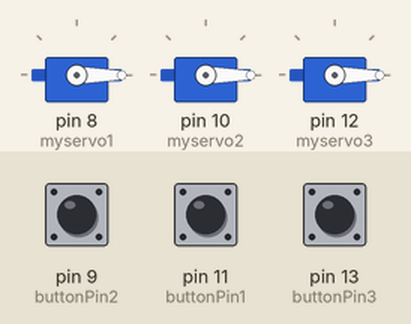
Recording of a sketch running on a simulated Arduino Uno, built with avr-gcc and run on an emulated ATmega328P. Parts: 3 × servo. The test bench sets the inputs (shaded band); at power-on: pin 9 (buttonPin2) LOW, pin 11 (buttonPin1) LOW, pin 13 (buttonPin3) LOW.

Above: at 1.2 s.
1.3 s: pin 9 (buttonPin2) pulled HIGH for 0.15 s
At 1.37 s:
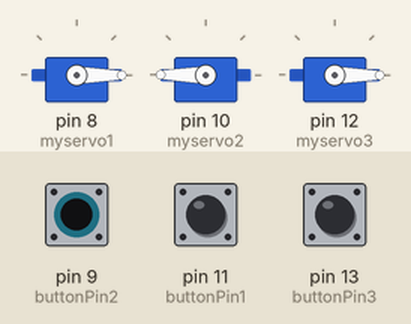
2.9 s: pin 11 (buttonPin1) pulled HIGH for 0.15 s
At 2.97 s:
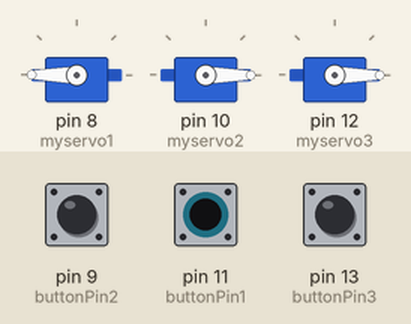
4.5 s: pin 13 (buttonPin3) pulled HIGH for 0.15 s
At 4.57 s:
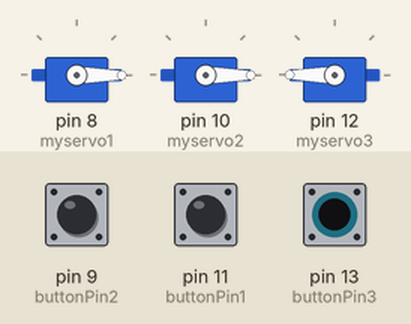
6.1 s: pin 13 (buttonPin3) pulled HIGH for 3.2 s
At 10.5 s:
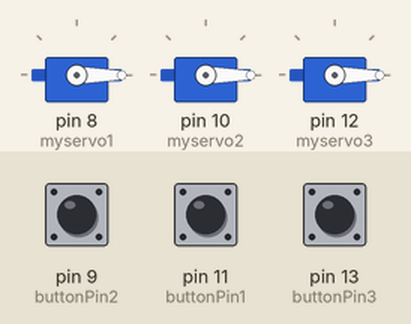
10.8 s: pin 9 (buttonPin2) pulled HIGH for 3.2 s
At 11.9 s:
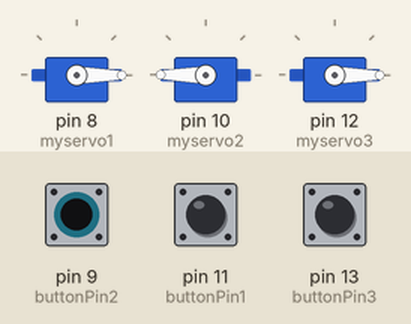
15.5 s: pin 9 (buttonPin2) driven HIGH and pin 11 (buttonPin1) driven HIGH
At 16.6 s:
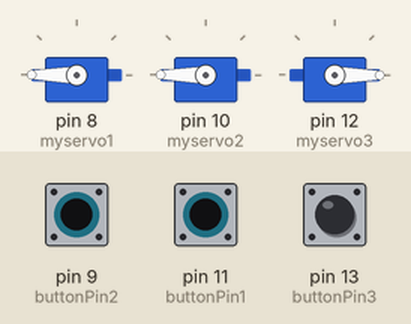
Timing chart, 0 to 18.0 s (numbered marks = the images above; inputs shaded):
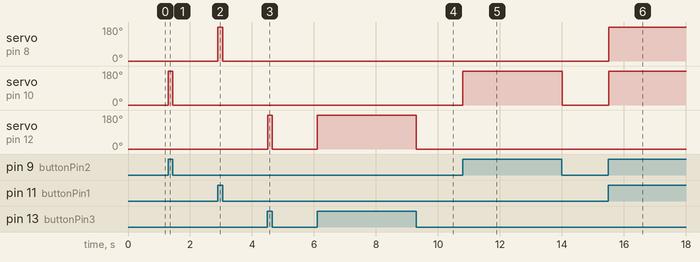

The sketch:

Servo_Code.ino
```cpp
/* Cinderella
Team Members: Priscilla Osorio and Samantha Miranda
Description: This program creates the transformations; the servos turn to reveal diferent looks
*/

#include <Servo.h>

//Servos
Servo myservo1;  //Pumpkin-Carriage
Servo myservo2;  //Mice-Horses
Servo myservo3;  //Pink-Silver

//Button-flowers for Fairy Godmother
const int buttonPin1 = 11;
const int buttonPin2 = 9;
const int buttonPin3 = 13;

void setup() {
  //Pumpkin-Carriage
  myservo1.attach(8);
  pinMode(buttonPin1, INPUT);

  //Mice-Horses
  myservo2.attach(10);
  pinMode(buttonPin2, INPUT);

  //Pink-Silver
  myservo3.attach(12);
  pinMode(buttonPin3, INPUT);
}

void loop() {
  //When Fairy Godmother touches Flower 1, Pumpkin-Carriage
  if (digitalRead(buttonPin1) == HIGH) {
    myservo1.write(180);
  } else {
    myservo1.write(0);
  }
  //When Fairy Godmother touches Flower 2, Mice-Horses
  if (digitalRead(buttonPin2) == HIGH) {
    myservo2.write(180);
  } else {
    myservo2.write(0);
  }

  //When Fairy Godmother touches Flower 3, Pink-Silver
  if (digitalRead(buttonPin3) == HIGH) {
    myservo3.write(180);
  } else {
    myservo3.write(0);
  }
}
```

Measured:
- after the input at 1.3 s, servo on pin 10 (myservo2): 0° → 180° at once, → 0° 0.15 s later
- after the input at 2.9 s, servo on pin 8 (myservo1): 0° → 180° at once, → 0° 0.15 s later
- after the input at 4.5 s, servo on pin 12 (myservo3): 0° → 180° at once, → 0° 0.15 s later
- after the input at 6.1 s, servo on pin 12 (myservo3): 0° → 180° at once, → 0° 3.2 s later
- after the input at 10.8 s, servo on pin 10 (myservo2): 0° → 180° at once, → 0° 3.2 s later
- after the input at 15.5 s, servo on pin 8 (myservo1), servo on pin 10 (myservo2): 0° → 180° at once
